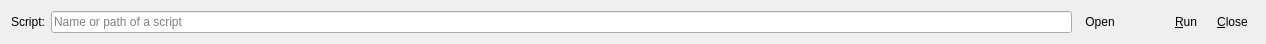
<?xml version="1.0" encoding="UTF-8"?>
<ui version="4.0">
 <class>Gui::RunScriptWidget</class>
 <widget class="QWidget" name="Gui::RunScriptWidget">
  <property name="geometry">
   <rect>
    <x>0</x>
    <y>0</y>
    <width>1266</width>
    <height>44</height>
   </rect>
  </property>
  <property name="windowTitle">
   <string>Run Script Dialog</string>
  </property>
  <layout class="QGridLayout" name="gridLayout" columnstretch="0,1,0,0,0,0,0,0">
   <property name="horizontalSpacing">
    <number>6</number>
   </property>
   <item row="0" column="2">
    <widget class="QToolButton" name="openButton">
     <property name="toolTip">
      <string>Select Script</string>
     </property>
     <property name="text">
      <string>Open</string>
     </property>
     <property name="toolButtonStyle">
      <enum>Qt::ToolButtonTextOnly</enum>
     </property>
     <property name="autoRaise">
      <bool>true</bool>
     </property>
    </widget>
   </item>
   <item row="0" column="3">
    <spacer name="horizontalSpacer">
     <property name="orientation">
      <enum>Qt::Horizontal</enum>
     </property>
     <property name="sizeHint" stdset="0">
      <size>
       <width>40</width>
       <height>20</height>
      </size>
     </property>
    </spacer>
   </item>
   <item row="0" column="1">
    <widget class="QLineEdit" name="lineEdit">
     <property name="placeholderText">
      <string>Name or path of a script</string>
     </property>
     <property name="clearButtonEnabled">
      <bool>true</bool>
     </property>
    </widget>
   </item>
   <item row="0" column="5">
    <widget class="QToolButton" name="closeButton">
     <property name="text">
      <string>&amp;Close</string>
     </property>
     <property name="toolButtonStyle">
      <enum>Qt::ToolButtonTextOnly</enum>
     </property>
     <property name="autoRaise">
      <bool>true</bool>
     </property>
    </widget>
   </item>
   <item row="0" column="0">
    <widget class="QLabel" name="label">
     <property name="text">
      <string>Script:</string>
     </property>
    </widget>
   </item>
   <item row="0" column="4">
    <widget class="QToolButton" name="runButton">
     <property name="text">
      <string>&amp;Run</string>
     </property>
     <property name="toolButtonStyle">
      <enum>Qt::ToolButtonTextOnly</enum>
     </property>
     <property name="autoRaise">
      <bool>true</bool>
     </property>
    </widget>
   </item>
  </layout>
 </widget>
 <resources/>
 <connections/>
 <slots/>
</ui>
